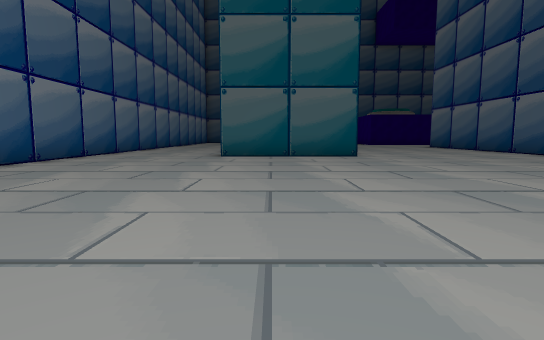
View 1 (above)

14 first-person views from a walk through a scene from a Unity 3-D project. The camera is 1.2 m above the floor, tilts 6° down and sees 80° across. The floor is counted in squares, 2 m on a side. Each view is taken from the middle of a square. On the plan, view 1 faces up. The plan holds only what a view shows up to about 10 squares ahead; the rest is blank. The place goes on beyond the plan. The player character is not drawn. Some surface patterns are stand-ins.

View 2
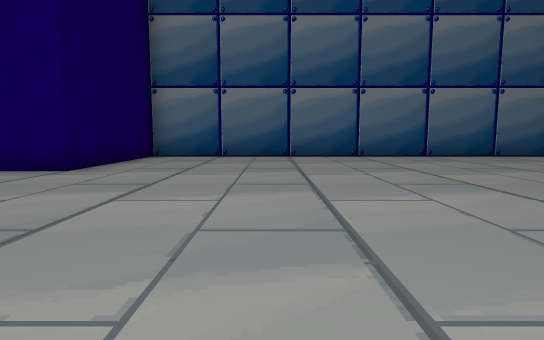

View 3
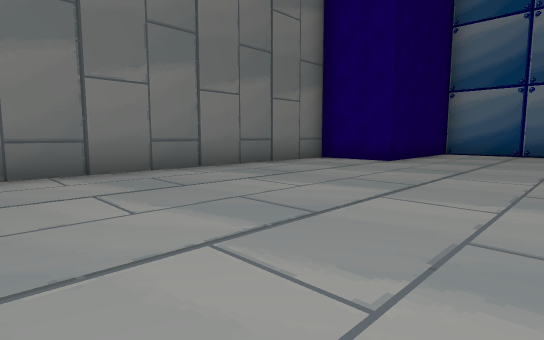

View 4
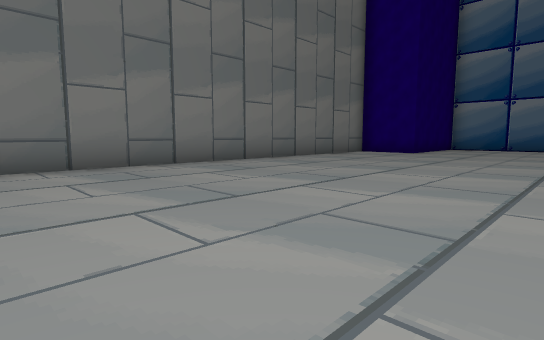

View 5
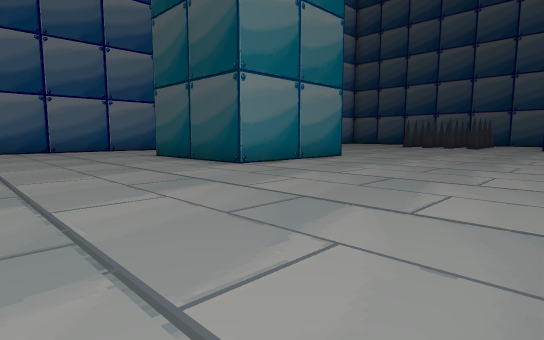

View 6
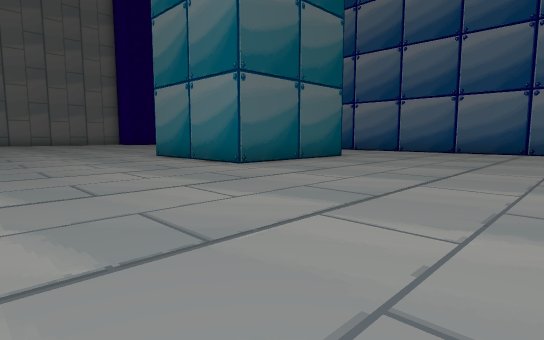

View 7
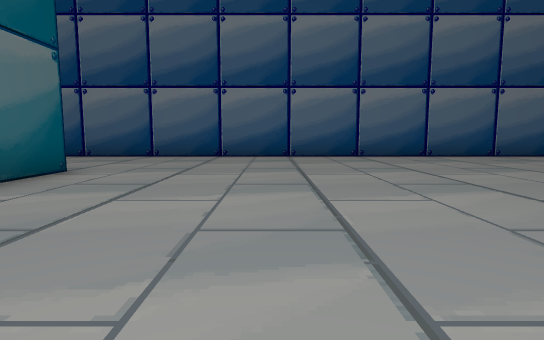

View 8
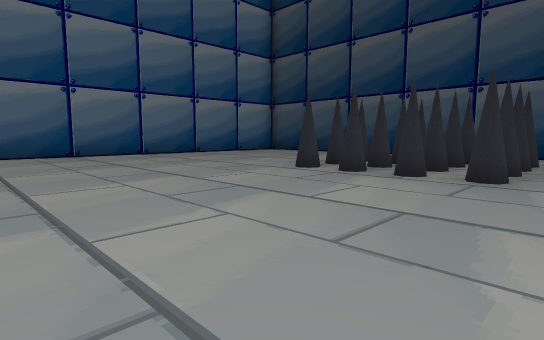

View 9
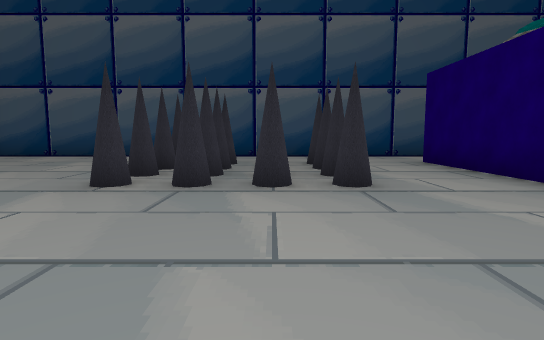

View 10
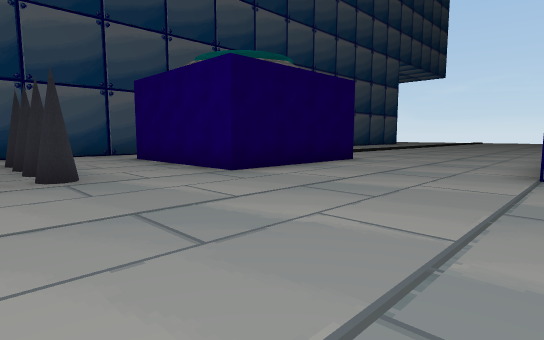

View 11
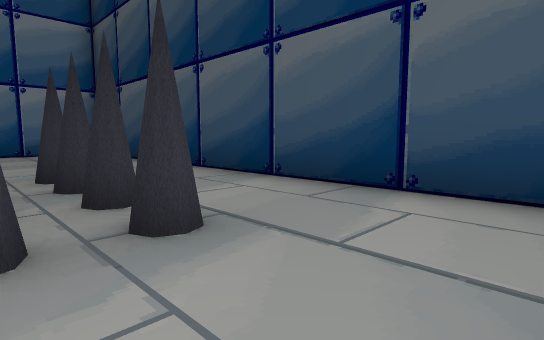

View 12
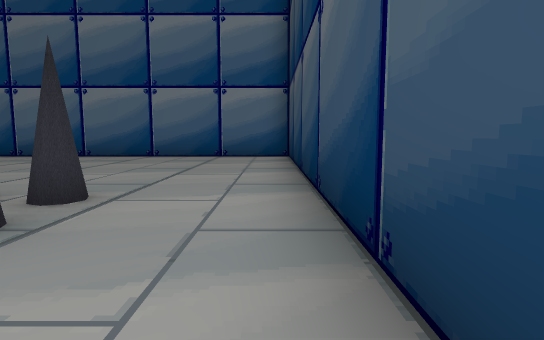

View 13
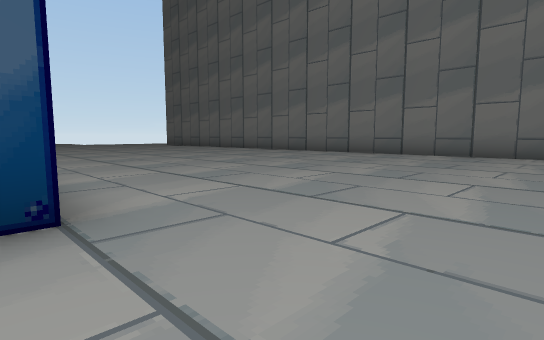

View 14
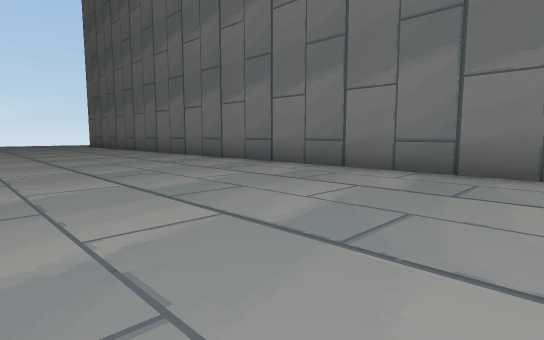

### Floor plan
Key: @ floor where view 1 was taken; # wall or solid block; . floor.
Columns run from 6 left of view 1 to 19 right of it. Each row starts with its distance up from view 1.
 28 ##############
 27 #.............
 26 #.............
 25 #......####..#
 24 #......####..#
 23 #......####..#
 22 #......####..#  #..
 21 #...................
 20 #....................
 19 #.....................
 18 #.....................
 17 #..............
 16 #.............
 15 #.............
 14 #.............
 13 #....####.....
 12 #..     #.....
 11 #.      #.....
 10 #....####......
  9 #..............
  8 #..............
  7 #..............
  6 #..............#
  5 #...................
  4 #.......... ............
  3 #.........  ............
  2 #......... ............
  1 #.....................
  0 #.....@...................
 -1 #.........................
 -2 #........................
 -3    ##...................
 -4     #..................
 -5     ###################

Where each view was taken, in squares from view 1:
view 1: 0 up, 0 right, facing up
view 2: 1 up, 4 right, facing left
view 3: 1 up, 6 right, facing down-left
view 4: 2 up, 10 right, facing down-left
view 5: 5 up, 8 right, facing up-left
view 6: 19 up, 7 right, facing down-left
view 7: 17 up, 4 right, facing left
view 8: 17 up, 5 right, facing up-left
view 9: 18 up, 3 right, facing up
view 10: 17 up, 3 right, facing up-right
view 11: 24 up, 6 right, facing up-left
view 12: 27 up, 4 right, facing left
view 13: 6 up, 6 right, facing down-right
view 14: 1 up, 7 right, facing down-right
